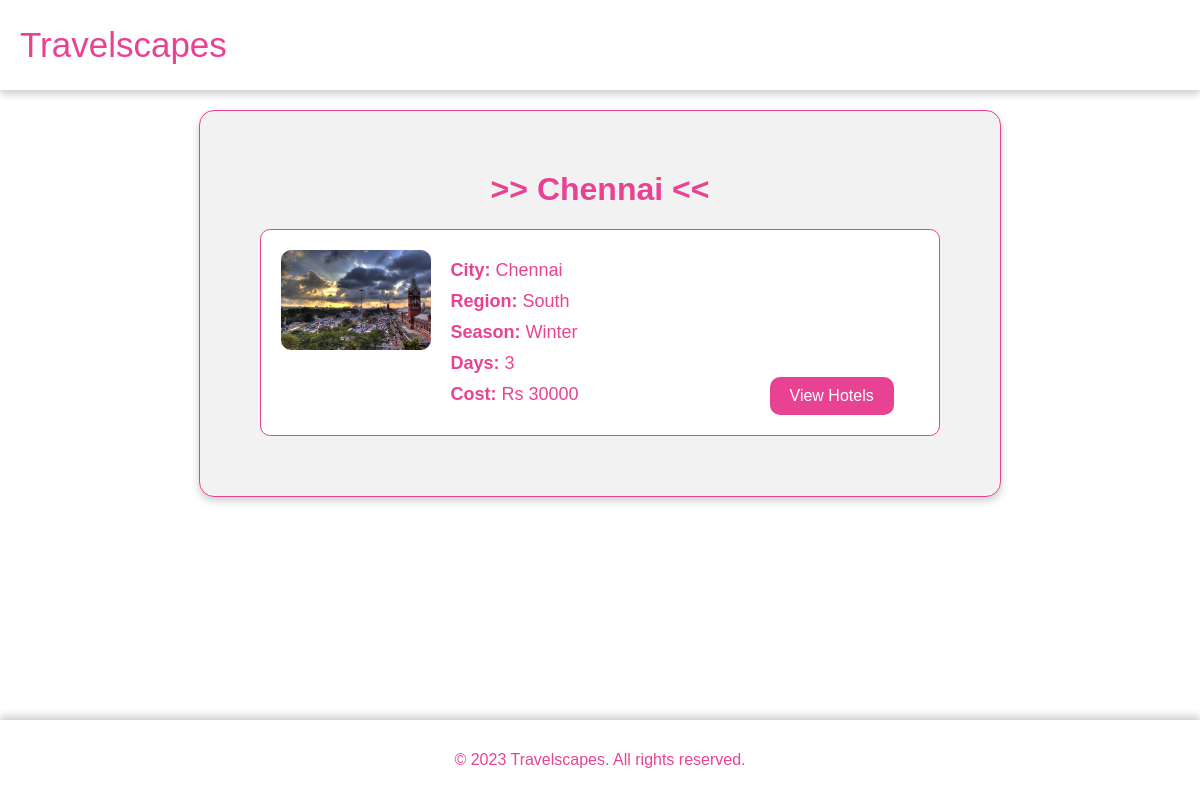
/viewjourney.php?city_id=1, run on the app's committed database.
### tables this page shows
CREATE TABLE `cities` (
  `cityid` int(4) NOT NULL,
  `city` varchar(255) NOT NULL,
  `region` varchar(255) NOT NULL,
  `season` varchar(255) NOT NULL,
  `days` int(2) NOT NULL,
  `cost` int(9) NOT NULL
);

### viewjourney.php (the view, shortened to what this page needs)
<?php
$servername = "localhost";
$username = "root";
$password = "";
$dbname = "travelscapes";
$conn = new mysqli($servername, $username, $password, $dbname);
$cityId = $_GET['city_id'];
$sql = "SELECT * FROM cities WHERE cityid = $cityId";
$result = $conn->query($sql);
$folderPath = './Places/';
$allowedExtensions = array('jpg', 'jpeg', 'png', 'gif');
$imageArray = array();
$files = scandir($folderPath);
foreach ($files as $file) {
    $fileInfo = pathinfo($file);
    $extension = strtolower($fileInfo['extension']);
    if (in_array($extension, $allowedExtensions)) {
        $imageArray[] = $folderPath . $file;
    }
}
if ($result->num_rows > 0) {
    $row = $result->fetch_assoc();
    $city = $row['city'];
    $region = $row['region'];
    $season = $row['season'];
    $days = $row['days'];
    $cost = $row['cost'];
} else {
    echo "City not found.";
    exit();
}
?>
<!DOCTYPE html>
<html>
<head>
    <link rel="stylesheet" href="./css/viewjourney.css">
</head>
<body>
    <div class="navbar">
    <span class="logo">Travelscapes</span>
</div>
<div class="content-container">
    <h1>>> <?php echo $city; ?> << </h1>
    <div class="city-card">
    <div class="city-images">
    <img src="<?php echo $imageArray[$cityId-1]; ?>" alt="Image Alt Text">
</div>
        <div class="city-details">
            <p><strong>City:</strong> <?php echo $city; ?></p>
            <p><strong>Region:</strong> <?php echo $region; ?></p>
            <p><strong>Season:</strong> <?php echo $season; ?></p>
            <p><strong>Days:</strong> <?php echo $days; ?></p>
            <p><strong>Cost:</strong> Rs <?php echo $cost; ?></p>
        </div>
        <div class="view-hotels-button">
            <a href="view_hotels.php?city_id=<?php echo $cityId; ?>" class="view-button">View Hotels</a>
        </div>
    </div>
    </div>
    <footer>
    <p>&copy; 2023 Travelscapes. All rights reserved.</p>
</footer>
</body>
</html>

### css/viewjourney.css (style rules this page uses)
body { background-color: #fff; color: #e84393; font-family: Verdana, Geneva, Tahoma, sans-serif; margin: 0; padding: 0; }
h1 { color: #e84393; text-align: center; margin-top: 20px; }
.city-card { display: flex; flex-direction: row; background-color: #fff; border: 1px solid #e84393; border-radius: 10px; margin: 20px; padding: 20px; }
.city-images { flex: 1; }
.city-images img { max-width: 100%; height: auto; display: block; border-radius: 10px; margin-bottom: 10px; }
.city-details { flex: 2; padding: 0 20px; }
.city-details p { margin: 10px 0; font-size: 18px; }
.view-hotels-button { flex: 1; display: flex; align-items: flex-end; }
.view-button { background-color: #e84393; color: #fff; padding: 10px 20px; text-decoration: none; border: none; cursor: pointer; border-radius: 10px; }
.navbar { background-color: white; overflow: hidden; box-shadow: 0px 4px 8px rgba(0, 0, 0, 0.2); padding: 15px 0; }
.logo { font-family: Verdana, Geneva, Tahoma, sans-serif; float: left; padding: 10px 20px; font-size: 35px; color: #e84393; }
.content-container { background-color: #f2f2f2; border: 1px solid #e84393; border-radius: 15px; box-shadow: 0px 4px 8px rgba(0, 0, 0, 0.2); margin: 20px auto; padding: 40px; width: 60%; }
footer { position: absolute; bottom: 0; background-color:white; text-align: center; padding: 15px 0; font-size: 16px; width: 100%; box-shadow: 0px -4px 8px rgba(0, 0, 0, 0.2); transition: background-color 0.3s, color 0.3s; }

### data on the page
cities: city "Chennai", region "South", season "Winter", days "3", cost "30000"
